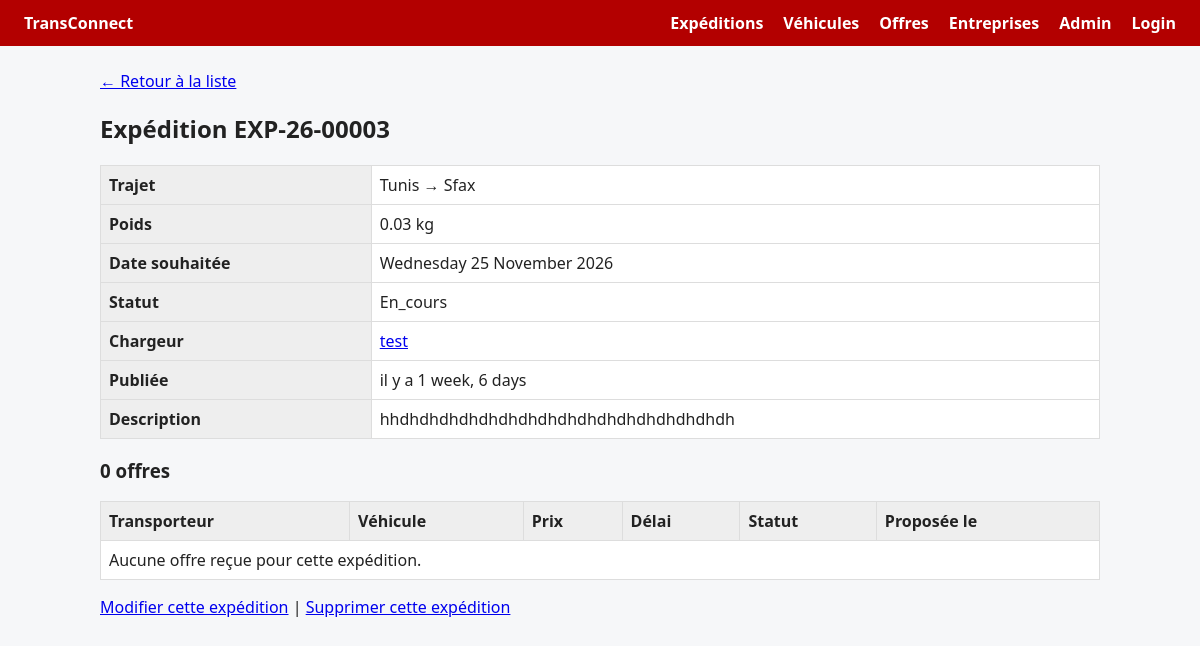
The page /expeditions/expedition/4/ on the database its author committed.
### ExpeditionsApp/models.py (models this page shows, shortened)
class Expedition(models.Model):
    reference = models.CharField(
        max_length=20,
        unique=True,
        editable=False,
        validators=[
            RegexValidator(
                regex=r"^EXP-\d{2}-\d{5}$",
                message="La reference doit suivre le format EXP-AA-NNNNN.",
            )
        ],
    )
    ville_depart = models.CharField()
    ville_arrivee = models.CharField()
    poids_kg = models.DecimalField(
        max_digits=10,
        decimal_places=2,
        validators=[MinValueValidator(Decimal("0.01"))],
    )
    date_souhaitee = models.DateField()
    description = models.TextField()
    statut = models.CharField(
        max_length=30,
        choices=[
            ("publiee", "publiee"),
            ("attribuee", "attribuee"),
            ("en_cours", "en_cours"),
            ("livree", "livree"),
            ("annulee", "annulee"),
        ],
        default="publiee",
    )
    created_at = models.DateTimeField(auto_now_add=True)
    updated_at = models.DateTimeField(auto_now=True)
    entreprise = models.ForeignKey(
        Entreprise,
        on_delete=models.CASCADE,
        related_name="expedition",
        limit_choices_to={"type_entreprise": "chargeur"},
    )
    class Meta:
        constraints = [
            models.CheckConstraint(
                condition=models.Q(poids_kg__gt=0),
                name="expedition_poids_kg_positif",
            )
        ]

### EntreprisesApp/models.py (models this page shows)
class Entreprise(models.Model):
    raison_sociale = models.CharField()
    matricule_fiscal = models.CharField(
        max_length=17,
        unique=True,
        validators=[
            RegexValidator(
                regex=r"^\d{7}[/ -]?[A-Za-z][/ -]?[ABDNPEabdnpe][/ -]?[MPCNEmpcne][/ -]?\d{3}$",
                message="Matricule fiscal invalide (ex. 1234567AAM000 ou 1234567/A/A/M/000).",
            )
        ],
    )
    type_entreprise = models.CharField(
        choices=[
            ("chargeur", "chargeur"),
            ("transporteur", "transporteur"),
        ]
    )
    adresse = models.TextField(validators=[MinLengthValidator(20)])
    created_at = models.DateTimeField(auto_now_add=True)
    updated_at = models.DateTimeField(auto_now=True)
    gerant = models.OneToOneField(
        settings.AUTH_USER_MODEL,
        on_delete=models.CASCADE,
        related_name="entreprise",
    )
    def __str__(self):
        return self.raison_sociale

### ExpeditionsApp/views.py (the view)
# urls.py: path('expedition/<int:pk>/', expedition_detail, name='expedition_detail'),
def expedition_detail(request, pk):
    expedition = get_object_or_404(
        Expedition.objects.select_related("entreprise"), pk=pk
    )
    offres = (
        expedition.offres
        .select_related("transporteur", "vehicule")
        .order_by("-date_proposition")
    )
    return render(
        request,
        "expeditions/detail.html",
        {"expedition": expedition, "offres": offres},
    )

### ExpeditionsApp/templates/expeditions/detail.html (shortened to what this page needs)
{% extends "base.html" %}
{% block content %}
<p><a href="{% url 'list' %}">← Retour à la liste</a></p>
<h2>Expédition {{ expedition.reference }}</h2>
<table>
    <tr><th>Trajet</th><td>{{ expedition.ville_depart|title }} → {{ expedition.ville_arrivee|title }}</td></tr>
    <tr><th>Poids</th><td>{{ expedition.poids_kg|floatformat:2 }} kg</td></tr>
    <tr><th>Date souhaitée</th><td>{{ expedition.date_souhaitee|date:"l d F Y" }}</td></tr>
    <tr><th>Statut</th><td>{{ expedition.get_statut_display|capfirst }}</td></tr>
    <tr>
        <th>Chargeur</th>
        <td><a href="{% url 'entreprises:detail' expedition.entreprise.pk %}">{{ expedition.entreprise }}</a></td>
    </tr>
    <tr><th>Publiée</th><td>il y a {{ expedition.created_at|timesince }}</td></tr>
    <tr><th>Description</th><td>{{ expedition.description|default:"—"|linebreaksbr }}</td></tr>
</table>
<h3>{{ offres|length }} offre{{ offres|length|pluralize }}</h3>
<table>
    <tr><th>Transporteur</th><th>Véhicule</th><th>Prix</th><th>Délai</th><th>Statut</th><th>Proposée le</th></tr>
    {% for offre in offres %}
    <tr>
        <td>{{ offre.transporteur }}</td>
        <td><a href="{% url 'vehicules:detail' offre.vehicule.pk %}">{{ offre.vehicule.immatriculation }}</a></td>
        <td><a href="{% url 'offres:detail' offre.pk %}">{{ offre.prix|floatformat:2 }} DT</a></td>
        <td>{{ offre.delai_jours }} jour{{ offre.delai_jours|pluralize }}</td>
        <td>{{ offre.get_statut_display }}</td>
        <td>{{ offre.date_proposition|date:"d/m/Y" }}</td>
    </tr>
    {% empty %}
    <tr><td colspan="6">Aucune offre reçue pour cette expédition.</td></tr>
    {% endfor %}
</table>
<p>
    <a href="{% url 'expedition_update' expedition.pk %}">Modifier cette expédition</a> |
    <a href="{% url 'expedition_delete' expedition.pk %}">Supprimer cette expédition</a>
</p>
{% endblock %}

### templates/base.html (style rules this page uses)
body { font-family: system-ui, sans-serif; margin: 0; background: #f6f7f9; color: #222; }
table { border-collapse: collapse; width: 100%; background: #fff; }
th, td { border: 1px solid #ddd; padding: 8px; text-align: left; }
th { background: #eee; }

### rows shown on the page
Expedition: reference "EXP-26-00003", ville_depart "Tunis", ville_arrivee "Sfax", poids_kg "0.03", date_souhaitee "Wednesday 25 November 2026", statut "En_cours", entreprise "test", created_at "1 week, 6 days", description "hhdhdhdhdhdhdhdhdhdhdhdhdhdhdhdhdhdh"

### other values the page prints
{{ offres|length }} "0"
